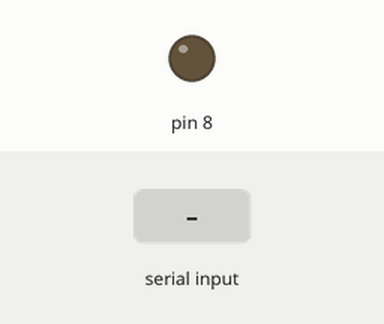
Recording of a sketch running on a simulated Arduino Uno, built with avr-gcc and run on an emulated ATmega328P. Shown: output pins drawn as LEDs (lit = HIGH). The inputs (shaded band) are chosen by the test bench.

Above: at 1.2 s.
1.3 s: "1" received over Serial
At 2.4 s:
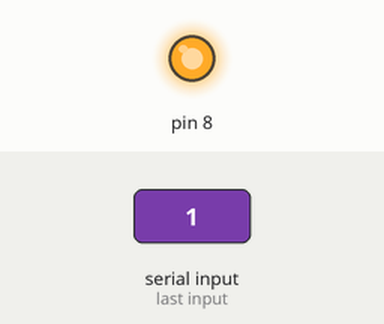
2.8 s: "0" received over Serial
At 3.5 s:
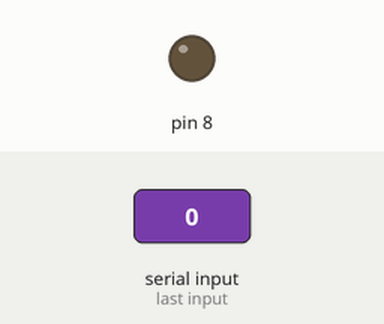
4.3 s: "2" received over Serial
At 4.7 s:
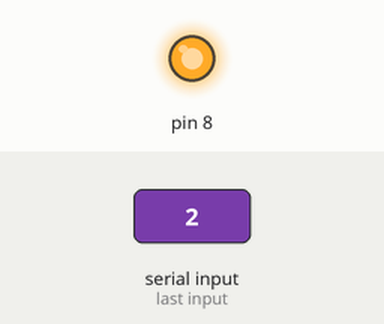
Timing chart, 0 to 7.3 s (numbered marks = the images above; inputs shaded):
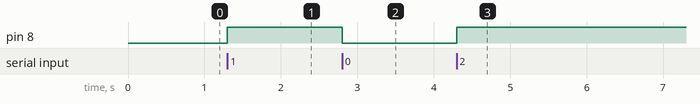

The sketch:

sketch_dec21c.ino
```cpp
// ЛР8. Пример 2.
void setup() //Процедура инициализации
{
  Serial.begin (9600); //инициализация (открытие)порта
  //со скоростью 9600бит/c
  pinMode(8, OUTPUT); //инициализация светодиода
}
char i; //инициализация переменной,
//в которую будет
//записано полученное значение
void loop() //основная процедура
{
  if (Serial.available() > 0) { //проверка буфера, получена ли
    //информация
    i = Serial.read(); //чтение информации из буфера
    if (i != '0') //если значение не равно 0
      digitalWrite(8, HIGH); //то зажечь светодиод
    else digitalWrite(8, LOW); //иначе потушить
  }
}
```

Measured:
- after the input at 1.3 s, pin 8: LOW → HIGH at once
- after the input at 2.8 s, pin 8: HIGH → LOW at once
- after the input at 4.3 s, pin 8: LOW → HIGH at once
